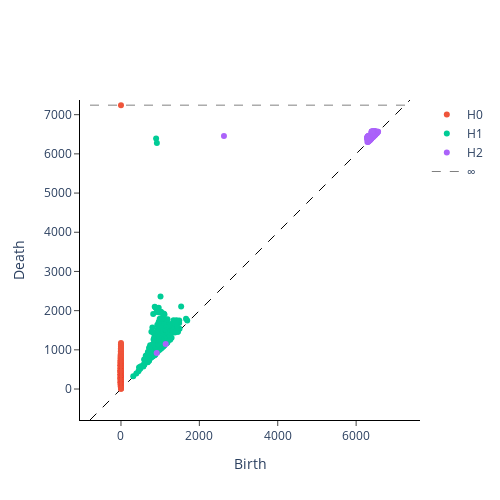

Source (notebook cell):
### Code cell
print(manifold.shape)

from neurometry.topology.persistent_homology import compute_persistence_diagrams

diagrams = compute_persistence_diagrams([manifold])

plot_diagram(diagrams[0], homology_dimensions=(0, 1, 2))

### Figure 1 — Plotly figure (JSON) as saved in the notebook; plotly's stock layout.template omitted (floating-point values rounded to 4 significant figures; data arrays with more than 128 entries replaced by an {"elided": "..."} marker saying what was removed)
{"data": [{"hoverinfo": "none", "line": {"color": "black", "dash": "dash", "width": 1}, "mode": "lines", "showlegend": false, "type": "scatter", "x": [-790.1, 7375.0], "y": [-790.1, 7375.0]}, {"hoverinfo": "text", "hovertext": {"elided": "1000 str values"}, "mode": "markers", "name": "H0", "type": "scatter", "x": {"elided": "1000 int values"}, "y": {"elided": "1000 float values"}}, {"hoverinfo": "text", "hovertext": {"elided": "269 str values"}, "mode": "markers", "name": "H1", "type": "scatter", "x": {"elided": "269 float values"}, "y": {"elided": "269 float values"}}, {"hoverinfo": "text", "hovertext": {"elided": "263 str values"}, "mode": "markers", "name": "H2", "type": "scatter", "x": {"elided": "263 float values"}, "y": {"elided": "263 float values"}}, {"hoverinfo": "none", "line": {"color": "black", "dash": "dash", "width": 0.5}, "mode": "lines", "name": "∞", "showlegend": true, "type": "scatter", "x": [-790.1, 7375.0], "y": [7243.0, 7243.0]}], "layout": {"height": 500, "plot_bgcolor": "white", "width": 500, "xaxis": {"autorange": false, "exponentformat": "e", "linecolor": "black", "linewidth": 1, "mirror": false, "range": [-790.1, 7375.0], "showexponent": "all", "showline": true, "side": "bottom", "ticks": "outside", "title": {"text": "Birth"}, "type": "linear", "zeroline": true}, "yaxis": {"autorange": false, "exponentformat": "e", "linecolor": "black", "linewidth": 1, "mirror": false, "range": [-790.1, 7375.0], "scaleanchor": "x", "scaleratio": 1, "showexponent": "all", "showline": true, "side": "left", "ticks": "outside", "title": {"text": "Death"}, "type": "linear", "zeroline": true}}}
